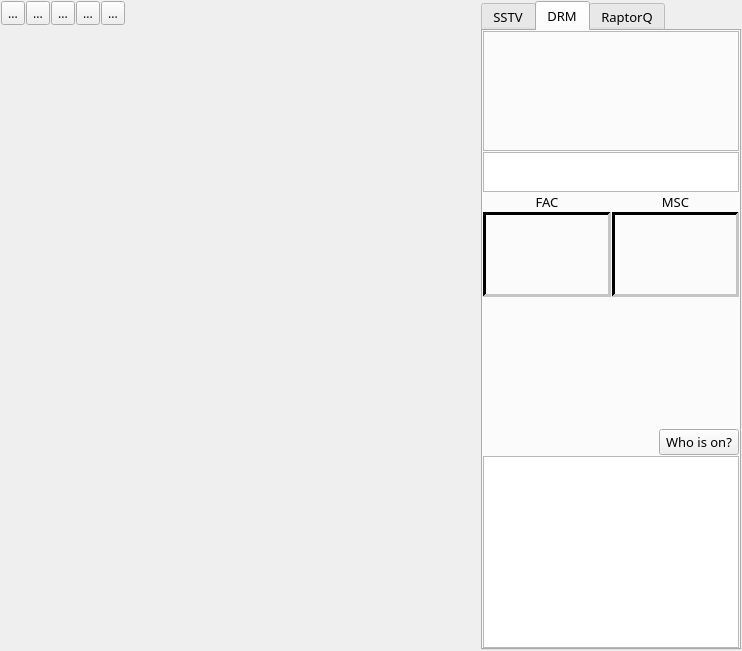
<?xml version="1.0" encoding="UTF-8"?>
<ui version="4.0">
 <class>rxWidget</class>
 <widget class="QWidget" name="rxWidget">
  <property name="geometry">
   <rect>
    <x>0</x>
    <y>0</y>
    <width>742</width>
    <height>651</height>
   </rect>
  </property>
  <property name="sizePolicy">
   <sizepolicy hsizetype="Preferred" vsizetype="Preferred">
    <horstretch>0</horstretch>
    <verstretch>0</verstretch>
   </sizepolicy>
  </property>
  <property name="minimumSize">
   <size>
    <width>0</width>
    <height>20</height>
   </size>
  </property>
  <property name="font">
   <font>
    <family>Ubuntu Mono</family>
    <pointsize>9</pointsize>
    <italic>false</italic>
    <bold>false</bold>
   </font>
  </property>
  <property name="windowTitle">
   <string>Form</string>
  </property>
  <layout class="QVBoxLayout" name="verticalLayout_3">
   <property name="spacing">
    <number>1</number>
   </property>
   <property name="leftMargin">
    <number>1</number>
   </property>
   <property name="topMargin">
    <number>1</number>
   </property>
   <property name="rightMargin">
    <number>1</number>
   </property>
   <property name="bottomMargin">
    <number>1</number>
   </property>
   <item>
    <layout class="QHBoxLayout" name="horizontalLayout_4" stretch="2,0,0">
     <property name="spacing">
      <number>1</number>
     </property>
     <item>
      <layout class="QVBoxLayout" name="verticalLayout_4" stretch="0,0">
       <item>
        <layout class="QHBoxLayout" name="horizontalLayout_3">
         <item>
          <widget class="QToolButton" name="startToolButton">
           <property name="toolTip">
            <string>Start receiver</string>
           </property>
           <property name="statusTip">
            <string>Status Start receiver</string>
           </property>
           <property name="text">
            <string>...</string>
           </property>
           <property name="icon">
            <iconset resource="../qsstv.qrc">
             <normaloff>:/icons/start.png</normaloff>:/icons/start.png</iconset>
           </property>
          </widget>
         </item>
         <item>
          <widget class="QToolButton" name="stopToolButton">
           <property name="toolTip">
            <string>Stop receiver</string>
           </property>
           <property name="statusTip">
            <string>Stop receiver</string>
           </property>
           <property name="text">
            <string>...</string>
           </property>
           <property name="icon">
            <iconset resource="../qsstv.qrc">
             <normaloff>:/icons/stop.png</normaloff>:/icons/stop.png</iconset>
           </property>
          </widget>
         </item>
         <item>
          <widget class="QToolButton" name="resyncToolButton">
           <property name="toolTip">
            <string>Restart receiver</string>
           </property>
           <property name="statusTip">
            <string>Restart receiver</string>
           </property>
           <property name="text">
            <string>...</string>
           </property>
           <property name="icon">
            <iconset resource="../qsstv.qrc">
             <normaloff>:/icons/replay.png</normaloff>:/icons/replay.png</iconset>
           </property>
          </widget>
         </item>
         <item>
          <widget class="QToolButton" name="saveToolButton">
           <property name="toolTip">
            <string>Save image</string>
           </property>
           <property name="statusTip">
            <string>Save Image</string>
           </property>
           <property name="text">
            <string>...</string>
           </property>
           <property name="icon">
            <iconset resource="../qsstv.qrc">
             <normaloff>:/icons/filesave.png</normaloff>:/icons/filesave.png</iconset>
           </property>
          </widget>
         </item>
         <item>
          <widget class="QToolButton" name="eraseToolButton">
           <property name="text">
            <string>...</string>
           </property>
           <property name="icon">
            <iconset resource="../qsstv.qrc">
             <normaloff>:/icons/eraser.png</normaloff>:/icons/eraser.png</iconset>
           </property>
          </widget>
         </item>
         <item>
          <spacer name="horizontalSpacer">
           <property name="orientation">
            <enum>Qt::Horizontal</enum>
           </property>
           <property name="sizeHint" stdset="0">
            <size>
             <width>40</width>
             <height>20</height>
            </size>
           </property>
          </spacer>
         </item>
        </layout>
       </item>
       <item>
        <widget class="imageViewer" name="imageFrame" native="true">
         <property name="sizePolicy">
          <sizepolicy hsizetype="Preferred" vsizetype="Preferred">
           <horstretch>1</horstretch>
           <verstretch>1</verstretch>
          </sizepolicy>
         </property>
         <property name="minimumSize">
          <size>
           <width>280</width>
           <height>200</height>
          </size>
         </property>
         <property name="maximumSize">
          <size>
           <width>16777215</width>
           <height>16777215</height>
          </size>
         </property>
         <property name="font">
          <font>
           <family>Ubuntu Mono</family>
           <pointsize>9</pointsize>
           <italic>false</italic>
           <bold>false</bold>
           <kerning>true</kerning>
          </font>
         </property>
        </widget>
       </item>
      </layout>
     </item>
     <item>
      <layout class="QVBoxLayout" name="verticalLayout_5">
       <property name="spacing">
        <number>2</number>
       </property>
       <item>
        <widget class="vuMeter" name="syncWidget" native="true">
         <property name="minimumSize">
          <size>
           <width>18</width>
           <height>0</height>
          </size>
         </property>
         <property name="maximumSize">
          <size>
           <width>18</width>
           <height>16777215</height>
          </size>
         </property>
        </widget>
       </item>
       <item>
        <widget class="vuMeter" name="vuWidget" native="true">
         <property name="minimumSize">
          <size>
           <width>18</width>
           <height>0</height>
          </size>
         </property>
         <property name="maximumSize">
          <size>
           <width>18</width>
           <height>16777215</height>
          </size>
         </property>
        </widget>
       </item>
      </layout>
     </item>
     <item>
      <widget class="QTabWidget" name="settingsTableWidget">
       <property name="enabled">
        <bool>true</bool>
       </property>
       <property name="sizePolicy">
        <sizepolicy hsizetype="Fixed" vsizetype="Expanding">
         <horstretch>0</horstretch>
         <verstretch>0</verstretch>
        </sizepolicy>
       </property>
       <property name="minimumSize">
        <size>
         <width>0</width>
         <height>0</height>
        </size>
       </property>
       <property name="maximumSize">
        <size>
         <width>16777215</width>
         <height>16777215</height>
        </size>
       </property>
       <property name="font">
        <font>
         <family>Ubuntu Mono</family>
         <pointsize>10</pointsize>
         <italic>false</italic>
         <bold>false</bold>
        </font>
       </property>
       <property name="currentIndex">
        <number>1</number>
       </property>
       <widget class="QWidget" name="sstvTab">
        <attribute name="title">
         <string>SSTV</string>
        </attribute>
        <layout class="QVBoxLayout" name="verticalLayout_2">
         <property name="spacing">
          <number>1</number>
         </property>
         <property name="leftMargin">
          <number>0</number>
         </property>
         <property name="topMargin">
          <number>0</number>
         </property>
         <property name="rightMargin">
          <number>0</number>
         </property>
         <property name="bottomMargin">
          <number>0</number>
         </property>
         <item>
          <layout class="QGridLayout" name="gridLayout_2">
           <property name="spacing">
            <number>1</number>
           </property>
           <item row="4" column="2">
            <widget class="QComboBox" name="defaultImageFormatComboBox"/>
           </item>
           <item row="2" column="0">
            <widget class="QLabel" name="sensitivityLabel">
             <property name="toolTip">
              <string>Sensitivity - Higher is more sensitive</string>
             </property>
             <property name="statusTip">
              <string>Sensitivity - Higher is more sensitive</string>
             </property>
             <property name="text">
              <string>Sensitivity</string>
             </property>
             <property name="alignment">
              <set>Qt::AlignRight|Qt::AlignTrailing|Qt::AlignVCenter</set>
             </property>
            </widget>
           </item>
           <item row="4" column="0">
            <widget class="QLabel" name="imageFormatLabel">
             <property name="text">
              <string>Default Image format</string>
             </property>
             <property name="alignment">
              <set>Qt::AlignRight|Qt::AlignTrailing|Qt::AlignVCenter</set>
             </property>
            </widget>
           </item>
           <item row="3" column="0">
            <widget class="QLabel" name="modeLabel">
             <property name="text">
              <string>Mode</string>
             </property>
             <property name="alignment">
              <set>Qt::AlignRight|Qt::AlignTrailing|Qt::AlignVCenter</set>
             </property>
            </widget>
           </item>
           <item row="1" column="0">
            <widget class="QCheckBox" name="autoSaveCheckBox">
             <property name="toolTip">
              <string>Save image when complete</string>
             </property>
             <property name="statusTip">
              <string>Save image when complete</string>
             </property>
             <property name="layoutDirection">
              <enum>Qt::RightToLeft</enum>
             </property>
             <property name="text">
              <string>Autosave</string>
             </property>
            </widget>
           </item>
           <item row="3" column="2">
            <widget class="QComboBox" name="sstvModeComboBox"/>
           </item>
           <item row="2" column="2">
            <widget class="QComboBox" name="sensitivityComboBox"/>
           </item>
           <item row="0" column="0">
            <widget class="QCheckBox" name="autoSlantAdjustCheckBox">
             <property name="toolTip">
              <string>Correct slant automatically</string>
             </property>
             <property name="statusTip">
              <string>Correct slant automatically</string>
             </property>
             <property name="layoutDirection">
              <enum>Qt::RightToLeft</enum>
             </property>
             <property name="text">
              <string>Auto Slant</string>
             </property>
            </widget>
           </item>
           <item row="5" column="0">
            <widget class="QLabel" name="saveLabel">
             <property name="text">
              <string>Save if Complete (%)</string>
             </property>
             <property name="alignment">
              <set>Qt::AlignRight|Qt::AlignTrailing|Qt::AlignVCenter</set>
             </property>
            </widget>
           </item>
           <item row="5" column="2">
            <widget class="QSpinBox" name="completeSpinBox"/>
           </item>
          </layout>
         </item>
         <item>
          <layout class="QHBoxLayout" name="horizontalLayout" stretch="0,0,0">
           <item>
            <widget class="QLabel" name="callLabel">
             <property name="text">
              <string>Call:</string>
             </property>
            </widget>
           </item>
           <item>
            <widget class="QLineEdit" name="callLineEdit"/>
           </item>
           <item>
            <widget class="QPushButton" name="logPushButton">
             <property name="text">
              <string>LOG QSO</string>
             </property>
            </widget>
           </item>
          </layout>
         </item>
         <item>
          <widget class="QLabel" name="sstvStatusLineEdit">
           <property name="minimumSize">
            <size>
             <width>0</width>
             <height>0</height>
            </size>
           </property>
           <property name="frameShape">
            <enum>QFrame::Panel</enum>
           </property>
           <property name="frameShadow">
            <enum>QFrame::Sunken</enum>
           </property>
           <property name="lineWidth">
            <number>2</number>
           </property>
           <property name="text">
            <string/>
           </property>
          </widget>
         </item>
         <item>
          <spacer name="verticalSpacer">
           <property name="orientation">
            <enum>Qt::Vertical</enum>
           </property>
           <property name="sizeHint" stdset="0">
            <size>
             <width>17</width>
             <height>0</height>
            </size>
           </property>
          </spacer>
         </item>
        </layout>
       </widget>
       <widget class="QWidget" name="drmTab">
        <attribute name="title">
         <string>DRM</string>
        </attribute>
        <layout class="QVBoxLayout" name="verticalLayout_6" stretch="0,0,0,1,0,0">
         <property name="spacing">
          <number>1</number>
         </property>
         <property name="leftMargin">
          <number>0</number>
         </property>
         <property name="topMargin">
          <number>0</number>
         </property>
         <property name="rightMargin">
          <number>0</number>
         </property>
         <property name="bottomMargin">
          <number>0</number>
         </property>
         <item>
          <widget class="drmStatusFrame" name="drmStatusWidget">
           <property name="minimumSize">
            <size>
             <width>0</width>
             <height>120</height>
            </size>
           </property>
           <property name="frameShape">
            <enum>QFrame::StyledPanel</enum>
           </property>
           <property name="frameShadow">
            <enum>QFrame::Raised</enum>
           </property>
          </widget>
         </item>
         <item>
          <widget class="QPlainTextEdit" name="drmStatusLineEdit">
           <property name="sizePolicy">
            <sizepolicy hsizetype="Preferred" vsizetype="Preferred">
             <horstretch>0</horstretch>
             <verstretch>0</verstretch>
            </sizepolicy>
           </property>
           <property name="minimumSize">
            <size>
             <width>0</width>
             <height>0</height>
            </size>
           </property>
           <property name="maximumSize">
            <size>
             <width>16777215</width>
             <height>40</height>
            </size>
           </property>
           <property name="readOnly">
            <bool>true</bool>
           </property>
          </widget>
         </item>
         <item>
          <layout class="QHBoxLayout" name="horizontalLayout_5">
           <item>
            <layout class="QVBoxLayout" name="drmLayout4" stretch="0,1">
             <property name="spacing">
              <number>1</number>
             </property>
             <item>
              <widget class="QLabel" name="drmFACLabel">
               <property name="text">
                <string>FAC</string>
               </property>
               <property name="alignment">
                <set>Qt::AlignCenter</set>
               </property>
              </widget>
             </item>
             <item>
              <widget class="drmConstellationFrame" name="drmFACWidget">
               <property name="minimumSize">
                <size>
                 <width>0</width>
                 <height>85</height>
                </size>
               </property>
               <property name="maximumSize">
                <size>
                 <width>16777215</width>
                 <height>120</height>
                </size>
               </property>
               <property name="palette">
                <palette>
                 <active>
                  <colorrole role="WindowText">
                   <brush brushstyle="SolidPattern">
                    <color alpha="255">
                     <red>76</red>
                     <green>76</green>
                     <blue>76</blue>
                    </color>
                   </brush>
                  </colorrole>
                  <colorrole role="Light">
                   <brush brushstyle="SolidPattern">
                    <color alpha="255">
                     <red>197</red>
                     <green>197</green>
                     <blue>197</blue>
                    </color>
                   </brush>
                  </colorrole>
                  <colorrole role="Dark">
                   <brush brushstyle="SolidPattern">
                    <color alpha="255">
                     <red>0</red>
                     <green>0</green>
                     <blue>0</blue>
                    </color>
                   </brush>
                  </colorrole>
                  <colorrole role="Text">
                   <brush brushstyle="SolidPattern">
                    <color alpha="255">
                     <red>60</red>
                     <green>60</green>
                     <blue>60</blue>
                    </color>
                   </brush>
                  </colorrole>
                  <colorrole role="ButtonText">
                   <brush brushstyle="SolidPattern">
                    <color alpha="255">
                     <red>76</red>
                     <green>76</green>
                     <blue>76</blue>
                    </color>
                   </brush>
                  </colorrole>
                 </active>
                 <inactive>
                  <colorrole role="WindowText">
                   <brush brushstyle="SolidPattern">
                    <color alpha="255">
                     <red>76</red>
                     <green>76</green>
                     <blue>76</blue>
                    </color>
                   </brush>
                  </colorrole>
                  <colorrole role="Light">
                   <brush brushstyle="SolidPattern">
                    <color alpha="255">
                     <red>197</red>
                     <green>197</green>
                     <blue>197</blue>
                    </color>
                   </brush>
                  </colorrole>
                  <colorrole role="Dark">
                   <brush brushstyle="SolidPattern">
                    <color alpha="255">
                     <red>0</red>
                     <green>0</green>
                     <blue>0</blue>
                    </color>
                   </brush>
                  </colorrole>
                  <colorrole role="Text">
                   <brush brushstyle="SolidPattern">
                    <color alpha="255">
                     <red>60</red>
                     <green>60</green>
                     <blue>60</blue>
                    </color>
                   </brush>
                  </colorrole>
                  <colorrole role="ButtonText">
                   <brush brushstyle="SolidPattern">
                    <color alpha="255">
                     <red>76</red>
                     <green>76</green>
                     <blue>76</blue>
                    </color>
                   </brush>
                  </colorrole>
                 </inactive>
                 <disabled>
                  <colorrole role="WindowText">
                   <brush brushstyle="SolidPattern">
                    <color alpha="255">
                     <red>0</red>
                     <green>0</green>
                     <blue>0</blue>
                    </color>
                   </brush>
                  </colorrole>
                  <colorrole role="Light">
                   <brush brushstyle="SolidPattern">
                    <color alpha="255">
                     <red>197</red>
                     <green>197</green>
                     <blue>197</blue>
                    </color>
                   </brush>
                  </colorrole>
                  <colorrole role="Dark">
                   <brush brushstyle="SolidPattern">
                    <color alpha="255">
                     <red>0</red>
                     <green>0</green>
                     <blue>0</blue>
                    </color>
                   </brush>
                  </colorrole>
                  <colorrole role="Text">
                   <brush brushstyle="SolidPattern">
                    <color alpha="255">
                     <red>0</red>
                     <green>0</green>
                     <blue>0</blue>
                    </color>
                   </brush>
                  </colorrole>
                  <colorrole role="ButtonText">
                   <brush brushstyle="SolidPattern">
                    <color alpha="255">
                     <red>0</red>
                     <green>0</green>
                     <blue>0</blue>
                    </color>
                   </brush>
                  </colorrole>
                 </disabled>
                </palette>
               </property>
               <property name="frameShape">
                <enum>QFrame::Panel</enum>
               </property>
               <property name="frameShadow">
                <enum>QFrame::Sunken</enum>
               </property>
               <property name="lineWidth">
                <number>3</number>
               </property>
              </widget>
             </item>
            </layout>
           </item>
           <item>
            <layout class="QVBoxLayout" name="verticalLayout" stretch="0,1">
             <property name="spacing">
              <number>1</number>
             </property>
             <item>
              <widget class="QLabel" name="drmMSCLabel">
               <property name="text">
                <string>MSC</string>
               </property>
               <property name="alignment">
                <set>Qt::AlignCenter</set>
               </property>
              </widget>
             </item>
             <item>
              <widget class="drmConstellationFrame" name="drmMSCWidget">
               <property name="minimumSize">
                <size>
                 <width>0</width>
                 <height>85</height>
                </size>
               </property>
               <property name="maximumSize">
                <size>
                 <width>16777215</width>
                 <height>120</height>
                </size>
               </property>
               <property name="palette">
                <palette>
                 <active>
                  <colorrole role="WindowText">
                   <brush brushstyle="SolidPattern">
                    <color alpha="255">
                     <red>76</red>
                     <green>76</green>
                     <blue>76</blue>
                    </color>
                   </brush>
                  </colorrole>
                  <colorrole role="Light">
                   <brush brushstyle="SolidPattern">
                    <color alpha="255">
                     <red>197</red>
                     <green>197</green>
                     <blue>197</blue>
                    </color>
                   </brush>
                  </colorrole>
                  <colorrole role="Dark">
                   <brush brushstyle="SolidPattern">
                    <color alpha="255">
                     <red>0</red>
                     <green>0</green>
                     <blue>0</blue>
                    </color>
                   </brush>
                  </colorrole>
                  <colorrole role="Text">
                   <brush brushstyle="SolidPattern">
                    <color alpha="255">
                     <red>60</red>
                     <green>60</green>
                     <blue>60</blue>
                    </color>
                   </brush>
                  </colorrole>
                  <colorrole role="ButtonText">
                   <brush brushstyle="SolidPattern">
                    <color alpha="255">
                     <red>76</red>
                     <green>76</green>
                     <blue>76</blue>
                    </color>
                   </brush>
                  </colorrole>
                 </active>
                 <inactive>
                  <colorrole role="WindowText">
                   <brush brushstyle="SolidPattern">
                    <color alpha="255">
                     <red>76</red>
                     <green>76</green>
                     <blue>76</blue>
                    </color>
                   </brush>
                  </colorrole>
                  <colorrole role="Light">
                   <brush brushstyle="SolidPattern">
                    <color alpha="255">
                     <red>197</red>
                     <green>197</green>
                     <blue>197</blue>
                    </color>
                   </brush>
                  </colorrole>
                  <colorrole role="Dark">
                   <brush brushstyle="SolidPattern">
                    <color alpha="255">
                     <red>0</red>
                     <green>0</green>
                     <blue>0</blue>
                    </color>
                   </brush>
                  </colorrole>
                  <colorrole role="Text">
                   <brush brushstyle="SolidPattern">
                    <color alpha="255">
                     <red>60</red>
                     <green>60</green>
                     <blue>60</blue>
                    </color>
                   </brush>
                  </colorrole>
                  <colorrole role="ButtonText">
                   <brush brushstyle="SolidPattern">
                    <color alpha="255">
                     <red>76</red>
                     <green>76</green>
                     <blue>76</blue>
                    </color>
                   </brush>
                  </colorrole>
                 </inactive>
                 <disabled>
                  <colorrole role="WindowText">
                   <brush brushstyle="SolidPattern">
                    <color alpha="255">
                     <red>0</red>
                     <green>0</green>
                     <blue>0</blue>
                    </color>
                   </brush>
                  </colorrole>
                  <colorrole role="Light">
                   <brush brushstyle="SolidPattern">
                    <color alpha="255">
                     <red>197</red>
                     <green>197</green>
                     <blue>197</blue>
                    </color>
                   </brush>
                  </colorrole>
                  <colorrole role="Dark">
                   <brush brushstyle="SolidPattern">
                    <color alpha="255">
                     <red>0</red>
                     <green>0</green>
                     <blue>0</blue>
                    </color>
                   </brush>
                  </colorrole>
                  <colorrole role="Text">
                   <brush brushstyle="SolidPattern">
                    <color alpha="255">
                     <red>0</red>
                     <green>0</green>
                     <blue>0</blue>
                    </color>
                   </brush>
                  </colorrole>
                  <colorrole role="ButtonText">
                   <brush brushstyle="SolidPattern">
                    <color alpha="255">
                     <red>0</red>
                     <green>0</green>
                     <blue>0</blue>
                    </color>
                   </brush>
                  </colorrole>
                 </disabled>
                </palette>
               </property>
               <property name="frameShape">
                <enum>QFrame::Panel</enum>
               </property>
               <property name="frameShadow">
                <enum>QFrame::Sunken</enum>
               </property>
               <property name="lineWidth">
                <number>3</number>
               </property>
              </widget>
             </item>
            </layout>
           </item>
          </layout>
         </item>
         <item>
          <spacer name="verticalSpacer_2">
           <property name="orientation">
            <enum>Qt::Vertical</enum>
           </property>
           <property name="sizeType">
            <enum>QSizePolicy::Expanding</enum>
           </property>
           <property name="sizeHint" stdset="0">
            <size>
             <width>20</width>
             <height>150</height>
            </size>
           </property>
          </spacer>
         </item>
         <item>
          <layout class="QHBoxLayout" name="horizontalLayout_2">
           <item>
            <spacer name="horizontalSpacer_2">
             <property name="orientation">
              <enum>Qt::Horizontal</enum>
             </property>
             <property name="sizeHint" stdset="0">
              <size>
               <width>40</width>
               <height>20</height>
              </size>
             </property>
            </spacer>
           </item>
           <item>
            <widget class="QPushButton" name="whoPushButton">
             <property name="text">
              <string>Who is on?</string>
             </property>
            </widget>
           </item>
          </layout>
         </item>
         <item>
          <widget class="QPlainTextEdit" name="rxNotificationList">
           <property name="sizePolicy">
            <sizepolicy hsizetype="Expanding" vsizetype="Maximum">
             <horstretch>0</horstretch>
             <verstretch>0</verstretch>
            </sizepolicy>
           </property>
           <property name="minimumSize">
            <size>
             <width>0</width>
             <height>20</height>
            </size>
           </property>
           <property name="maximumSize">
            <size>
             <width>16777215</width>
             <height>16777215</height>
            </size>
           </property>
           <property name="baseSize">
            <size>
             <width>0</width>
             <height>0</height>
            </size>
           </property>
           <property name="contextMenuPolicy">
            <enum>Qt::NoContextMenu</enum>
           </property>
           <property name="acceptDrops">
            <bool>false</bool>
           </property>
           <property name="toolTip">
            <string>Rx Notifications seen for the last DRM Hybrid Item.
You usually only get a partial list due to timing, internet speeds, and the sender having read and deleted them already.</string>
           </property>
           <property name="lineWrapMode">
            <enum>QPlainTextEdit::NoWrap</enum>
           </property>
           <property name="readOnly">
            <bool>true</bool>
           </property>
          </widget>
         </item>
        </layout>
       </widget>
       <widget class="QWidget" name="raptorTab">
        <attribute name="title">
         <string>RaptorQ</string>
        </attribute>
       </widget>
      </widget>
     </item>
    </layout>
   </item>
  </layout>
 </widget>
 <customwidgets>
  <customwidget>
   <class>imageViewer</class>
   <extends>QWidget</extends>
   <header>widgets/imageviewer.h</header>
   <container>1</container>
  </customwidget>
  <customwidget>
   <class>vuMeter</class>
   <extends>QWidget</extends>
   <header>widgets/vumeter.h</header>
   <container>1</container>
  </customwidget>
  <customwidget>
   <class>drmStatusFrame</class>
   <extends>QFrame</extends>
   <header>drmrx/drmstatusframe.h</header>
   <container>1</container>
  </customwidget>
  <customwidget>
   <class>drmConstellationFrame</class>
   <extends>QFrame</extends>
   <header>drmrx/drmconstellationframe.h</header>
   <container>1</container>
  </customwidget>
 </customwidgets>
 <resources>
  <include location="../qsstv.qrc"/>
 </resources>
 <connections/>
</ui>
